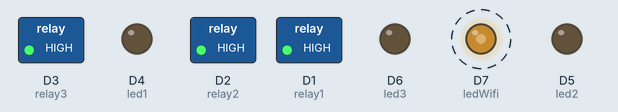
Simulated run of this sketch. Board: ESP8266 (NodeMCU). On the bench: switched loads named in the sketch (green lamp = pin HIGH), output pins drawn as LEDs (lit = HIGH). Dashed ring = blinking. WiFi joins after 1.5 s; servers stay silent unless stated; the local clock reads 2024-03-15 10:24:30 at power-on unless the sketch sets it; what the sketch prints to the serial monitor is not drawn.

Above: at 1.55 s.
Timing chart, 0 to 4.5 s (numbered marks = the images above):
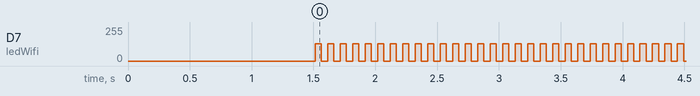

Measured:
- by itself, D7 (ledWifi): alternates 128/255 for 0.05 s and 0/255 for 0.05 s

The sketch:

control_de_bombas.ino
```cpp
#include <ESP8266WiFi.h>
#include <Wire.h>
#include <RTClib.h>

// Configuración WiFi
const char* ssid = "tu_ssid";
const char* password = "tu_contraseña";

// Configuración de pines
const int relay1 = D1;
const int relay2 = D2;
const int relay3 = D3;
const int led1 = D4;
const int led2 = D5;
const int led3 = D6;
const int ledWifi = D7;

RTC_DS3231 rtc;

void setup() {
  Serial.begin(115200);

  pinMode(relay1, OUTPUT);
  pinMode(relay2, OUTPUT);
  pinMode(relay3, OUTPUT);
  pinMode(led1, OUTPUT);
  pinMode(led2, OUTPUT);
  pinMode(led3, OUTPUT);
  pinMode(ledWifi, OUTPUT);

  digitalWrite(relay1, HIGH);
  digitalWrite(relay2, HIGH);
  digitalWrite(relay3, HIGH);

  setup_wifi();
  Wire.begin();
  rtc.begin();
}

void loop() {
  DateTime now = rtc.now();
  control_bombas(now);
  control_led_wifi();

  if (now.hour() == 22 && now.minute() == 0) {
    sleep_until(7, 0);
  }
}

void setup_wifi() {
  delay(10);
  Serial.println();
  Serial.print("Conectando a ");
  Serial.println(ssid);

  WiFi.begin(ssid, password);

  while (WiFi.status() != WL_CONNECTED) {
    delay(500);
    Serial.print(".");
  }

  Serial.println("");
  Serial.println("WiFi conectado");
  Serial.println("Dirección IP: ");
  Serial.println(WiFi.localIP());
}

void control_bombas(DateTime& now) {
  if (now.hour() == 8 && now.minute() >= 0 && now.minute() < 30) {
    digitalWrite(relay1, LOW);
    digitalWrite(led1, HIGH);
  } else if (now.hour() == 9 && now.minute() >= 30) {
    digitalWrite(relay1, HIGH);
    digitalWrite(led1, LOW);
  }

  if (now.hour() == 12 && now.minute() >= 0 && now.minute() < 60) {
    digitalWrite(relay2, LOW);
    digitalWrite(led2, HIGH);
  } else if (now.hour() == 13) {
    digitalWrite(relay2, HIGH);
    digitalWrite(led2, LOW);
  }

  if (now.hour() == 16 && now.minute() >= 0 && now.minute() < 60) {
    digitalWrite(relay3, LOW);
    digitalWrite(led3, HIGH);
  } else if (now.hour() == 17) {
    digitalWrite(relay3, HIGH);
    digitalWrite(led3, LOW);
  }
}

void control_led_wifi() {
  if (WiFi.status() != WL_CONNECTED) {
    digitalWrite(ledWifi, HIGH);
  } else {
    analogWrite(ledWifi, 128); // 50% de brillo
    delay(50);
    analogWrite(ledWifi, 0);
    delay(50);
  }
}

void sleep_until(int wakeUpHour, int wakeUpMinute) {
  DateTime now = rtc.now();
  DateTime wakeUpTime(now.year(), now.month(), now.day(), wakeUpHour, wakeUpMinute, 0);

  if (now.hour() >= wakeUpHour) {
    wakeUpTime = wakeUpTime + TimeSpan(1, 0, 0, 0); // Añade un día si la hora actual es mayor o igual a la hora de despertar
  }

  TimeSpan sleepDuration = wakeUpTime - now;
  uint32_t sleepMillis = sleepDuration.totalseconds() * 1000UL;

  ESP.deepSleep(sleepMillis);
}
```
